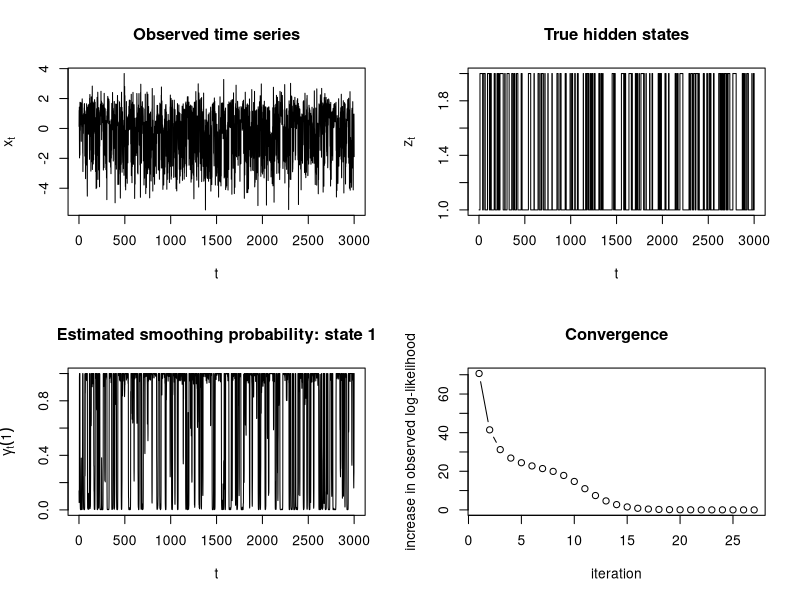

Here is the R script that generated this plot:
set.seed(123)

############################################################
# 0. Basic settings
############################################################

K <- 2
T_len <- 3000

A_true <- matrix(
  c(0.95, 0.05,
    0.10, 0.90),
  nrow = K,
  byrow = TRUE
)

mu_true <- c(-1, 1)
lambda_true <- c(0.5, 3)

############################################################
# 1. Stationary distribution
############################################################

stationary_dist <- function(A) {
  K <- nrow(A)

  M <- t(A) - diag(K)
  M[K, ] <- rep(1, K)

  b <- c(rep(0, K - 1), 1)
  rho <- solve(M, b)

  rho <- pmax(rho, 0)
  rho / sum(rho)
}

rho_true <- stationary_dist(A_true)

c_true <- -0.5 * log(2 * pi) + 0.5 * log(lambda_true)

############################################################
# 2. Data generation
############################################################

simulate_hmm <- function(T_len, A, rho, mu, lambda) {
  K <- length(rho)

  z <- integer(T_len)
  x <- numeric(T_len)

  z[1] <- sample(1:K, size = 1, prob = rho)
  x[1] <- rnorm(
    1,
    mean = mu[z[1]],
    sd = 1 / sqrt(lambda[z[1]])
  )

  for (t in 2:T_len) {
    z[t] <- sample(1:K, size = 1, prob = A[z[t - 1], ])
    x[t] <- rnorm(
      1,
      mean = mu[z[t]],
      sd = 1 / sqrt(lambda[z[t]])
    )
  }

  list(x = x, z = z)
}

dat <- simulate_hmm(
  T_len = T_len,
  A = A_true,
  rho = rho_true,
  mu = mu_true,
  lambda = lambda_true
)

x <- dat$x
z_true <- dat$z

############################################################
# 3. Observation score
############################################################

log_tilde_p <- function(x, mu, log_lambda) {
  lambda <- exp(log_lambda)
  -0.5 * lambda * (x - mu)^2
}

score_fun <- function(x, mu, log_lambda, c) {
  log_tilde_p(x, mu, log_lambda) + c
}

############################################################
# 4. Filtering and smoothing
#    Returns gamma_t(k) and xi_t(j, k).
############################################################

filter_smooth_with_xi <- function(x, A, rho, mu, log_lambda, c) {
  T_len <- length(x)
  K <- length(rho)

  log_b <- matrix(0, nrow = T_len, ncol = K)

  for (k in 1:K) {
    log_b[, k] <- score_fun(
      x = x,
      mu = mu[k],
      log_lambda = log_lambda[k],
      c = c[k]
    )
  }

  # Subtract a common constant at each time for numerical stability.
  log_b_shift <- log_b - apply(log_b, 1, max)
  b <- exp(log_b_shift)

  alpha <- matrix(0, nrow = T_len, ncol = K)

  alpha[1, ] <- rho * b[1, ]
  alpha[1, ] <- alpha[1, ] / sum(alpha[1, ])

  for (t in 2:T_len) {
    pred <- as.numeric(alpha[t - 1, ] %*% A)
    alpha[t, ] <- b[t, ] * pred
    alpha[t, ] <- alpha[t, ] / sum(alpha[t, ])
  }

  beta <- matrix(0, nrow = T_len, ncol = K)
  beta[T_len, ] <- rep(1, K)

  for (t in (T_len - 1):1) {
    for (j in 1:K) {
      beta[t, j] <- sum(
        A[j, ] * b[t + 1, ] * beta[t + 1, ]
      )
    }
    beta[t, ] <- beta[t, ] / sum(beta[t, ])
  }

  gamma <- alpha * beta
  gamma <- gamma / rowSums(gamma)

  xi <- array(0, dim = c(T_len, K, K))

  for (t in 2:T_len) {
    numer <- matrix(0, nrow = K, ncol = K)

    for (j in 1:K) {
      for (k in 1:K) {
        numer[j, k] <-
          alpha[t - 1, j] *
          A[j, k] *
          b[t, k] *
          beta[t, k]
      }
    }

    xi[t, , ] <- numer / sum(numer)
  }

  list(
    gamma = gamma,
    xi = xi,
    alpha = alpha,
    beta = beta,
    log_b = log_b
  )
}

############################################################
# 5. Gaussian HMM observed log-likelihood
#    Diagnostic only. This is not used for estimation.
############################################################

observed_loglik_gaussian_hmm <- function(x, A, mu, lambda) {
  K <- length(mu)
  T_len <- length(x)

  rho <- stationary_dist(A)

  log_b <- matrix(0, nrow = T_len, ncol = K)

  for (k in 1:K) {
    log_b[, k] <-
      0.5 * log(lambda[k]) -
      0.5 * log(2 * pi) -
      0.5 * lambda[k] * (x - mu[k])^2
  }

  shift_1 <- max(log_b[1, ])
  alpha <- rho * exp(log_b[1, ] - shift_1)
  scale_1 <- sum(alpha)
  alpha <- alpha / scale_1

  loglik <- shift_1 + log(scale_1)

  for (t in 2:T_len) {
    pred <- as.numeric(alpha %*% A)
    shift_t <- max(log_b[t, ])
    alpha <- pred * exp(log_b[t, ] - shift_t)
    scale_t <- sum(alpha)
    alpha <- alpha / scale_t
    loglik <- loglik + shift_t + log(scale_t)
  }

  loglik
}

############################################################
# 6. Weighted NCE
############################################################

weighted_nce_objective <- function(
  par,
  x,
  gamma_k,
  noise_y,
  noise_density_fun
) {
  mu <- par[1]
  log_lambda <- par[2]
  c <- par[3]

  Nk <- sum(gamma_k)
  Mk <- length(noise_y)

  sx <- score_fun(x, mu, log_lambda, c)
  sy <- score_fun(noise_y, mu, log_lambda, c)

  nx <- noise_density_fun(x)
  ny <- noise_density_fun(noise_y)
  nx <- pmax(nx, .Machine$double.xmin)
  ny <- pmax(ny, .Machine$double.xmin)

  log_num_x <- log(Nk) + sx
  log_noise_x <- log(Mk) + log(nx)

  max_x <- pmax(log_num_x, log_noise_x)
  log_den_x <- max_x +
    log(exp(log_num_x - max_x) + exp(log_noise_x - max_x))

  log_D_x <- log_num_x - log_den_x

  log_num_y <- log(Nk) + sy
  log_noise_y <- log(Mk) + log(ny)

  max_y <- pmax(log_num_y, log_noise_y)
  log_den_y <- max_y +
    log(exp(log_num_y - max_y) + exp(log_noise_y - max_y))

  log_1m_D_y <- log_noise_y - log_den_y

  obj <- sum(gamma_k * log_D_x) + sum(log_1m_D_y)

  -obj
}

update_one_state_nce <- function(
  x,
  gamma_k,
  init_par,
  noise_y,
  noise_density_fun
) {
  fit <- optim(
    par = init_par,
    fn = weighted_nce_objective,
    x = x,
    gamma_k = gamma_k,
    noise_y = noise_y,
    noise_density_fun = noise_density_fun,
    method = "BFGS",
    control = list(maxit = 300, reltol = 1e-8)
  )

  fit$par
}

row_to_logits <- function(p, eps = 1e-10) {
  p <- pmax(p, eps)
  p <- p / sum(p)
  K <- length(p)

  log(p[1:(K - 1)] / p[K])
}

logits_to_row <- function(v) {
  z <- c(v, 0)
  z <- z - max(z)
  p <- exp(z)

  p / sum(p)
}

A_to_logits <- function(A) {
  do.call(
    rbind,
    lapply(seq_len(nrow(A)), function(j) row_to_logits(A[j, ]))
  )
}

logits_to_A <- function(L) {
  do.call(
    rbind,
    lapply(seq_len(nrow(L)), function(j) logits_to_row(L[j, ]))
  )
}

interpolate_A_logit <- function(A_old, A_cand, alpha) {
  L_old <- A_to_logits(A_old)
  L_cand <- A_to_logits(A_cand)

  logits_to_A((1 - alpha) * L_old + alpha * L_cand)
}

interpolate_eta <- function(old, cand, alpha) {
  list(
    A = interpolate_A_logit(old$A, cand$A, alpha),
    mu = (1 - alpha) * old$mu + alpha * cand$mu,
    log_lambda = (1 - alpha) * old$log_lambda +
      alpha * cand$log_lambda,
    c = (1 - alpha) * old$c + alpha * cand$c
  )
}

############################################################
# 7. Weighted NCE-HMM with unknown A
#    rho is recalculated as the stationary distribution of A.
############################################################

initialize_A_from_labels <- function(labels, K, pseudocount = 1) {
  counts <- matrix(pseudocount, nrow = K, ncol = K)

  for (t in 2:length(labels)) {
    counts[labels[t - 1], labels[t]] <-
      counts[labels[t - 1], labels[t]] + 1
  }

  counts / rowSums(counts)
}

fit_weighted_nce_hmm_unknown_A <- function(
  x,
  K,
  R = 50,
  noise_ratio = 5,
  damping = 0.7,
  tol = 1e-6,
  alpha_init = damping,
  shrink = 0.5,
  alpha_min = 1e-6,
  loglik_tol = tol,
  objective_tol = 1e-10
) {
  T_len <- length(x)

  km <- kmeans(x, centers = K, nstart = 30)
  cl <- km$cluster

  mu <- numeric(K)
  log_lambda <- numeric(K)
  c <- rep(0, K)

  for (k in 1:K) {
    xk <- x[cl == k]
    if (length(xk) < 5) {
      xk <- x
    }

    mu[k] <- mean(xk)
    log_lambda[k] <- log(1 / var(xk))
  }

  ord <- order(mu)
  mu <- mu[ord]
  log_lambda <- log_lambda[ord]
  c <- c[ord]

  new_label <- integer(K)
  new_label[ord] <- 1:K
  cl <- new_label[cl]

  A <- initialize_A_from_labels(cl, K)

  noise_mean <- mean(x)
  noise_sd <- sd(x) * 2

  noise_density_fun <- function(u) {
    dnorm(u, mean = noise_mean, sd = noise_sd)
  }

  M_fixed <- max(500, round(noise_ratio * T_len / K))

  noise_list <- vector("list", K)
  for (k in 1:K) {
    noise_list[[k]] <- rnorm(
      M_fixed,
      mean = noise_mean,
      sd = noise_sd
    )
  }

  history <- data.frame()

  for (r in 1:R) {
    old <- list(
      A = A,
      mu = mu,
      log_lambda = log_lambda,
      c = c
    )

    loglik_before <- observed_loglik_gaussian_hmm(
      x = x,
      A = old$A,
      mu = old$mu,
      lambda = exp(old$log_lambda)
    )

    rho <- stationary_dist(A)

    fit_state <- filter_smooth_with_xi(
      x = x,
      A = A,
      rho = rho,
      mu = mu,
      log_lambda = log_lambda,
      c = c
    )

    gamma <- fit_state$gamma
    xi <- fit_state$xi

    A_new <- matrix(0, nrow = K, ncol = K)

    for (j in 1:K) {
      denom <- sum(gamma[1:(T_len - 1), j])

      for (k in 1:K) {
        numer <- sum(xi[2:T_len, j, k])
        A_new[j, k] <- numer / denom
      }
    }

    A_new <- A_new / rowSums(A_new)

    loglik_after_A <- observed_loglik_gaussian_hmm(
      x = x,
      A = A_new,
      mu = old$mu,
      lambda = exp(old$log_lambda)
    )

    mu_cand <- mu
    log_lambda_cand <- log_lambda
    c_cand <- c

    for (k in 1:K) {
      init_par <- c(mu[k], log_lambda[k], c[k])

      new_par <- update_one_state_nce(
        x = x,
        gamma_k = gamma[, k],
        init_par = init_par,
        noise_y = noise_list[[k]],
        noise_density_fun = noise_density_fun
      )

      mu_cand[k] <- new_par[1]
      log_lambda_cand[k] <- new_par[2]
      c_cand[k] <- new_par[3]
    }

    cand <- list(
      A = A_new,
      mu = mu_cand,
      log_lambda = log_lambda_cand,
      c = c_cand
    )

    ord <- order(cand$mu)
    cand$mu <- cand$mu[ord]
    cand$log_lambda <- cand$log_lambda[ord]
    cand$c <- cand$c[ord]
    cand$A <- cand$A[ord, ord]

    alpha <- alpha_init
    accepted <- FALSE
    line_search_steps <- 0
    loglik_after_NCE <- loglik_before
    eta_new <- old

    while (alpha >= alpha_min) {
      line_search_steps <- line_search_steps + 1
      eta_try <- interpolate_eta(old, cand, alpha)

      loglik_try <- observed_loglik_gaussian_hmm(
        x = x,
        A = eta_try$A,
        mu = eta_try$mu,
        lambda = exp(eta_try$log_lambda)
      )

      if (is.finite(loglik_try) &&
          loglik_try >= loglik_before - objective_tol) {
        accepted <- TRUE
        eta_new <- eta_try
        loglik_after_NCE <- loglik_try
        break
      }

      alpha <- alpha * shrink
    }

    if (accepted) {
      A <- eta_new$A
      mu <- eta_new$mu
      log_lambda <- eta_new$log_lambda
      c <- eta_new$c
      alpha_accepted <- alpha
    } else {
      A <- old$A
      mu <- old$mu
      log_lambda <- old$log_lambda
      c <- old$c
      alpha_accepted <- 0
    }

    ord <- order(mu)
    mu <- mu[ord]
    log_lambda <- log_lambda[ord]
    c <- c[ord]
    A <- A[ord, ord]

    loglik_after_NCE <- observed_loglik_gaussian_hmm(
      x = x,
      A = A,
      mu = mu,
      lambda = exp(log_lambda)
    )

    diff <- sum(abs(mu - old$mu)) +
      sum(abs(log_lambda - old$log_lambda)) +
      sum(abs(c - old$c)) +
      sum(abs(A - old$A))

    delta_loglik_total <- loglik_after_NCE - loglik_before

    rho_current <- stationary_dist(A)

    history <- rbind(
      history,
      data.frame(
        iter = r,
        diff = diff,
        mu1 = mu[1],
        mu2 = mu[2],
        lambda1 = exp(log_lambda[1]),
        lambda2 = exp(log_lambda[2]),
        c1 = c[1],
        c2 = c[2],
        A11 = A[1, 1],
        A12 = A[1, 2],
        A21 = A[2, 1],
        A22 = A[2, 2],
        rho1 = rho_current[1],
        rho2 = rho_current[2],
        loglik_before = loglik_before,
        loglik_after_A = loglik_after_A,
        loglik_after_NCE = loglik_after_NCE,
        delta_loglik_A = loglik_after_A - loglik_before,
        delta_loglik_NCE = loglik_after_NCE - loglik_after_A,
        delta_loglik_total = delta_loglik_total,
        alpha_accepted = alpha_accepted,
        line_search_steps = line_search_steps,
        line_search_accepted = accepted
      )
    )

    if (delta_loglik_total < loglik_tol) {
      break
    }
  }

  rho_final <- stationary_dist(A)

  fit_final <- filter_smooth_with_xi(
    x = x,
    A = A,
    rho = rho_final,
    mu = mu,
    log_lambda = log_lambda,
    c = c
  )

  list(
    mu = mu,
    lambda = exp(log_lambda),
    log_lambda = log_lambda,
    c = c,
    A = A,
    rho = rho_final,
    gamma = fit_final$gamma,
    history = history
  )
}

############################################################
# 8. Estimation
############################################################

fit <- fit_weighted_nce_hmm_unknown_A(
  x = x,
  K = K,
  R = 50,
  noise_ratio = 5,
  damping = 0.7
)

############################################################
# 9. Results
############################################################

cat("True mu:\n")
print(mu_true)

cat("Estimated mu:\n")
print(fit$mu)

cat("True lambda:\n")
print(lambda_true)

cat("Estimated lambda:\n")
print(fit$lambda)

cat("True c = -log Z:\n")
print(c_true)

cat("Estimated c:\n")
print(fit$c)

cat("True A:\n")
print(A_true)

cat("Estimated A:\n")
print(fit$A)

cat("True stationary rho:\n")
print(rho_true)

cat("Estimated stationary rho:\n")
print(fit$rho)

z_hat <- apply(fit$gamma, 1, which.max)
acc <- mean(z_hat == z_true)

cat("State classification accuracy:\n")
print(acc)

print(fit$history)

############################################################
# 10. Oracle / Weighted NCE / Naive comparison
############################################################

best_accuracy_2state <- function(z_hat, z_true) {
  acc1 <- mean(z_hat == z_true)
  acc2 <- mean((3 - z_hat) == z_true)
  max(acc1, acc2)
}

l1_gamma_distance <- function(gamma_hat, gamma_ref) {
  mean(rowSums(abs(gamma_hat - gamma_ref)))
}

fit_oracle <- filter_smooth_with_xi(
  x = x,
  A = A_true,
  rho = rho_true,
  mu = mu_true,
  log_lambda = log(lambda_true),
  c = c_true
)

gamma_oracle <- fit_oracle$gamma
z_hat_oracle <- apply(gamma_oracle, 1, which.max)

gamma_wnce <- fit$gamma
z_hat_wnce <- apply(gamma_wnce, 1, which.max)

fit_naive <- filter_smooth_with_xi(
  x = x,
  A = fit$A,
  rho = fit$rho,
  mu = fit$mu,
  log_lambda = log(fit$lambda),
  c = rep(0, K)
)

gamma_naive <- fit_naive$gamma
z_hat_naive <- apply(gamma_naive, 1, which.max)

comparison <- data.frame(
  method = c(
    "Oracle",
    "Weighted NCE",
    "Naive: estimated A, estimated theta, c=0"
  ),
  accuracy = c(
    best_accuracy_2state(z_hat_oracle, z_true),
    best_accuracy_2state(z_hat_wnce, z_true),
    best_accuracy_2state(z_hat_naive, z_true)
  ),
  gamma_L1_to_oracle = c(
    0,
    l1_gamma_distance(gamma_wnce, gamma_oracle),
    l1_gamma_distance(gamma_naive, gamma_oracle)
  )
)

print(comparison)

############################################################
# 11. Visualization
############################################################

par(mfrow = c(2, 2))

plot(
  x,
  type = "l",
  main = "Observed time series",
  xlab = "t",
  ylab = expression(x[t])
)

plot(
  z_true,
  type = "s",
  main = "True hidden states",
  xlab = "t",
  ylab = expression(z[t])
)

plot(
  fit$gamma[, 1],
  type = "l",
  ylim = c(0, 1),
  main = "Estimated smoothing probability: state 1",
  xlab = "t",
  ylab = expression(gamma[t](1))
)

plot(
  fit$history$iter,
  fit$history$delta_loglik_total,
  type = "b",
  main = "Convergence",
  xlab = "iteration",
  ylab = "increase in observed log-likelihood"
)
